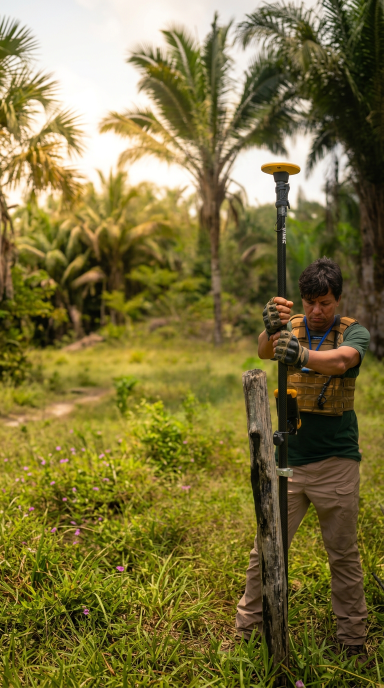
#> input picture assets/images/allen-campo-freepik.png, 768 x 1376 px (shown at 1/2 size)
$ python global_optimize.py
#> lines starting #> are read from the running program, lines starting #| are printed output that depends on the picture
import os
import re
from PIL import Image

image_dir = "assets/images"

# 1. Optimize specific heavy images
heavy_files = [
    ("allen-campo-freepik.png", "allen-campo-freepik.webp", 960),
    ("service-area-01.webp", "service-area-01.webp", 960),
    ("service-area-02.webp", "service-area-02.webp", 960),
    ("service-area-03.webp", "service-area-03.webp", 960),
    ("mapeamento-freepik.webp", "mapeamento-freepik.webp", 960),
    ("juridico-freepik.webp", "juridico-freepik.webp", 960)
]

print("Optimizing images...")
for in_name, out_name, target_h in heavy_files:
    in_path = os.path.join(image_dir, in_name)
    out_path = os.path.join(image_dir, out_name)
    if os.path.exists(in_path):
        with Image.open(in_path) as img:
#> img is the input picture: PIL image 768x1376 RGBA; mean R, G, B, A 124.4, 114.1, 61, 255
            if img.mode not in ("RGB", "RGBA"):
                img = img.convert("RGBA")
            w, h = img.size
#> w = 768; h = 1376
            if h > target_h:
                new_w = int(w * (target_h / h))
#> new_w = 535
                img = img.resize((new_w, target_h), Image.Resampling.LANCZOS)
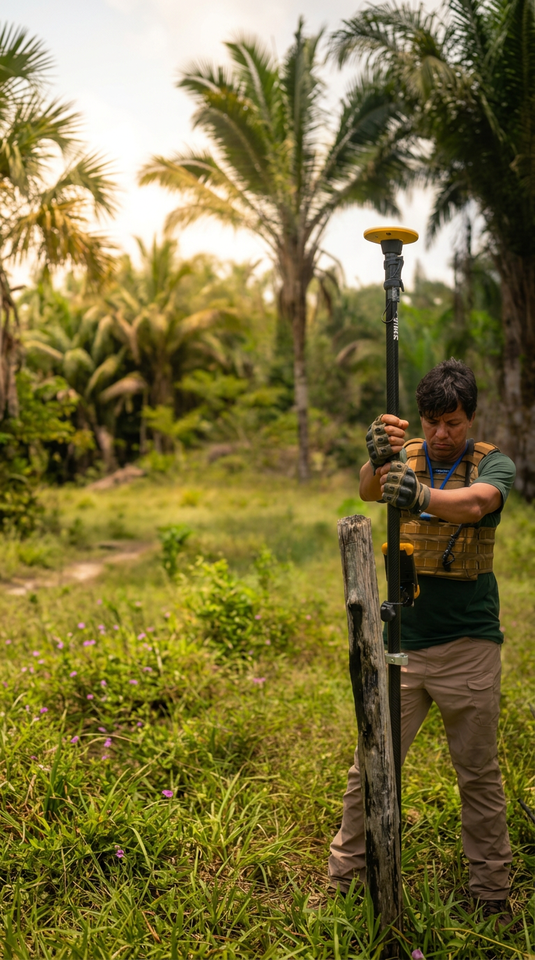
#> img: PIL image 535x960 RGBA; mean R, G, B, A 124.4, 114.1, 61, 255
            img.save(out_path, "WEBP", quality=80, method=6)
        # If we converted PNG to WEBP, we can optionally delete the original PNG
        if in_path != out_path:
            os.remove(in_path)

# 2. Rewrite HTML
#> (the run stopped early here; a loop or call above may not have finished)
